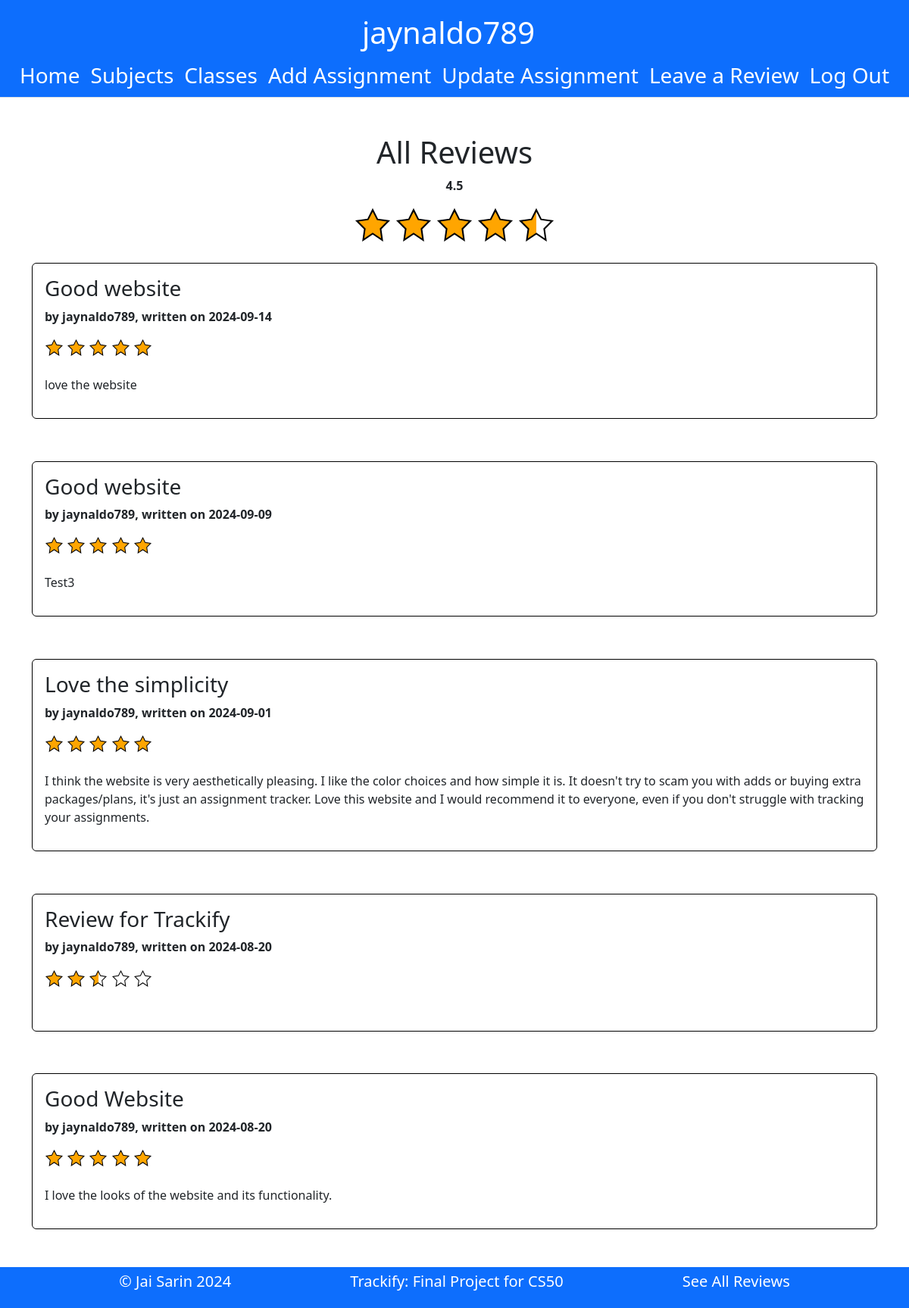
Screenshot of /reviews_all (signed in) with the database file from the repository.
### tables this page shows
CREATE TABLE users (id INTEGER PRIMARY KEY AUTOINCREMENT NOT NULL, username TEXT NOT NULL, hash TEXT NOT NULL);

CREATE TABLE reviews (id INTEGER PRIMARY KEY AUTOINCREMENT NOT NULL, users_id INTEGER, stars INT, description TEXT, name TEXT, date_of_review DATE, title TEXT, FOREIGN KEY (users_id) REFERENCES users(id));

### app.py (the view)
@app.route("/reviews_all", methods=["GET", "POST"])
def reviews_all():
    user = db.execute("SELECT * FROM users WHERE id = ?", session["user_id"])
    name = user[0]["username"]
    db.execute("DELETE FROM assignments WHERE status = ?", 'Submitted')
    reviews = db.execute("SELECT * FROM reviews ORDER BY date_of_review DESC")
    avg_rating_row = db.execute("SELECT AVG(stars) FROM reviews")
    avg_rating = avg_rating_row[0]["AVG(stars)"]
    avg_rating = round(avg_rating, 2)
    return render_template("reviews_all.html", name=name, reviews=reviews, avg_rating=avg_rating)

### app.py (called while the page is built)
@app.after_request
def after_request(response):
    response.headers["Cache-Control"] = "no-cache, no-store, must-revalidate"
    response.headers["Expires"] = 0
    response.headers["Pragma"] = "no-cache"
    return response

### templates/reviews_all.html (shortened to what this page needs)
{% extends "layout.html" %}
{% block main %}
    <h1 class="text-center fs-1 align-middle">All Reviews</h1>
    <p><b>{{ avg_rating }}</b></p>
    {% if avg_rating % 1 == 0 %}
        {% for i in range(avg_rating) %}
            <svg width="50" height="50" viewBox="0 0 24 24" xmlns="http://www.w3.org/2000/svg">
                <polygon class="star" fill="orange" stroke="black" points="12,2 15,8 22,9 17,14 18,21 12,17 6,21 7,14 2,9 9,8"/>
            </svg>
        {% endfor %}
        {% for i in range(5 - avg_rating) %}
            <svg width="50" height="50" viewBox="0 0 24 24" xmlns="http://www.w3.org/2000/svg">
                <polygon class="star" fill="white" stroke="black" points="12,2 15,8 22,9 17,14 18,21 12,17 6,21 7,14 2,9 9,8"/>
            </svg>
        {% endfor %}
    {% else %}
        {% set round_down = avg_rating | int %}
        {% for i in range(round_down) %}
            <svg width="50" height="50" viewBox="0 0 24 24" xmlns="http://www.w3.org/2000/svg">
                <polygon class="star" fill="orange" stroke="black" points="12,2 15,8 22,9 17,14 18,21 12,17 6,21 7,14 2,9 9,8"/>
            </svg>
        {% endfor %}
        <svg width="50" height="50" viewBox="0 0 24 24" xmlns="http://www.w3.org/2000/svg">
            <defs>
                <linearGradient id="vertGradient" x1="0%" y1="0%" x2="100%" y2="0%">
                <stop offset="{{ (avg_rating - round_down) * 100 }}%" style="stop-color:orange;stop-opacity:1"/>
                <stop offset="{{ (avg_rating - round_down) * 100 }}%" style="stop-color:white;stop-opacity:1"/>
                </linearGradient>
            </defs>
            <polygon fill="url(#vertGradient)" stroke="black" points="12,2 15,8 22,9 17,14 18,21 12,17 6,21 7,14 2,9 9,8" />
        </svg>
    {% endif %}
    <br/>
    <br/>
    {% for review in reviews %}
        <div class="d-flex justify-content-center">
            <div class="card border border-black text-start" style="width: 100%; height: 50%; margin-bottom: 5%">
                <div class="card-body">
                    <h3>{{ review.title }}</h3>
                    <p><b>by {{ review.name }}, written on {{ review.date_of_review }}</b></p>
                    <div class="w-25">
                        {% if review.stars % 1 == 0 %}
                            {% for i in range(review.stars) %}
                                <svg width="25" height="25" viewBox="0 0 24 24" xmlns="http://www.w3.org/2000/svg">
                                    <polygon class="star" fill="orange" stroke="black" points="12,2 15,8 22,9 17,14 18,21 12,17 6,21 7,14 2,9 9,8"/>
                                </svg>
                            {% endfor %}
                        {% else %}
                            {% set round_down = review.stars | int %}
                            {% for i in range(round_down) %}
                                <svg width="25" height="25" viewBox="0 0 24 24" xmlns="http://www.w3.org/2000/svg">
                                    <polygon class="star" fill="orange" stroke="black" points="12,2 15,8 22,9 17,14 18,21 12,17 6,21 7,14 2,9 9,8"/>
                                </svg>
                            {% endfor %}
                            {% for i in range(4 - round_down) %}
                                <svg width="25" height="25" viewBox="0 0 24 24" xmlns="http://www.w3.org/2000/svg">
                                    <polygon class="star" fill="white" stroke="black" points="12,2 15,8 22,9 17,14 18,21 12,17 6,21 7,14 2,9 9,8"/>
                                </svg>
                            {% endfor %}
                        {% endif %}
                    </div>
                    <br/>
                    <p>{{ review.description }}</p>
                </div>
            </div>
        </div>
    {% endfor %}
{% endblock %}

### templates/layout.html (shortened to what this page needs)
<!DOCTYPE html>
<html lang="en">
    <head>
        <link href="https://cdn.jsdelivr.net/npm/bootstrap@5.3.3/dist/css/bootstrap.min.css" rel="stylesheet">
    </head>
    <body>
        <nav class="border-bottom navbar navbar-expand-lg navbar-light bg-primary">
            <div class="container-fluid flex-column">
                {% if session["user_id"] %}
                    <a class="navbar-brand text-white fs-1" href="/">{{ name }}</a>
                    <div class="collapse navbar-collapse w-100 d-flex justify-content-evenly" id="navbar">
                        <ul class="navbar-nav w-100 d-flex justify-content-evenly">
                            <li class="nav-item"><a class="text-white fs-3 link-light link-underline link-underline-opacity-0 link-underline-opacity-75-hover" href="/">Home</a></li>
                            <li class="nav-item"><a class="text-white fs-3 link-light link-underline link-underline-opacity-0 link-underline-opacity-75-hover" href="/subject">Subjects</a></li>
                            <li class="nav-item"><a class="text-white fs-3 link-light link-underline link-underline-opacity-0 link-underline-opacity-75-hover" href="/class">Classes</a></li>
                            <li class="nav-item"><a class="text-white fs-3 link-light link-underline link-underline-opacity-0 link-underline-opacity-75-hover" href="/add_assignment">Add Assignment</a></li>
                            <li class="nav-item"><a class="text-white fs-3 link-light link-underline link-underline-opacity-0 link-underline-opacity-75-hover" href="/update_assignment">Update Assignment</a></li>
                            <li class="nav-item"><a class="text-white fs-3 link-light link-underline link-underline-opacity-0 link-underline-opacity-75-hover" href="/review">Leave a Review</a></li>
                            <li class="nav-item"><a class="text-white fs-3 link-light link-underline link-underline-opacity-0 link-underline-opacity-75-hover" href="/logout">Log Out</a></li>
                        </ul>
                    </div>
                {% else %}
                    <a class="navbar-brand text-white fs-1">Welcome To Trackify!</a>
                    <button aria-controls="navbar" aria-expanded="false" aria-label="Toggle navigation" class="navbar-toggler" data-bs-target="#navbar" data-bs-toggle="collapse" type="button">
                        <span class="navbar-toggler-icon"></span>
                    </button>
                {% endif %}
            </div>
        </nav>
        <main class="container-lg py-5 text-center w-100">
            {% block main %}{% endblock %}
        </main>
        <footer class="bg-primary text-white text-center py-1 fixed-bottom">
            <div class="d-flex justify-content-evenly">
                <p class="fs-5">© Jai Sarin 2024</p>
                <p class="fs-5">Trackify: Final Project for <a class="text-white link-light link-underline link-underline-opacity-0 link-underline-opacity-75-hover" href="https://cs50.harvard.edu/x/2024/" target="_blank">CS50</a></p>
                <p class="fs-5"><a class="text-white link-light link-underline link-underline-opacity-0 link-underline-opacity-75-hover" href="/reviews_all">See All Reviews</a></p>
            </div>
        </footer>
    </body>
</html>

### rows the page displays
users: username "jaynaldo789"
reviews: title "Good website", name "jaynaldo789", date_of_review "2024-09-14", stars 5 (drawn), description "love the website"
reviews: title "Good website", name "jaynaldo789", date_of_review "2024-09-09", stars 5 (drawn), description "Test3"
reviews: title "Love the simplicity", name "jaynaldo789", date_of_review "2024-09-01", stars 5 (drawn), description "I think the website is very aesthetically pleasing. I like the color choices and how simple it is. It doesn't try to scam you with adds or buying extra packages/plans, it's just an assignment tracker. Love this website and I would recommend it to everyone, even if you don't struggle with tracking your assignments."
reviews: title "Review for Trackify", name "jaynaldo789", date_of_review "2024-08-20", stars 2.5 (drawn)
reviews: title "Good Website", name "jaynaldo789", date_of_review "2024-08-20", stars 5 (drawn), description "I love the looks of the website and its functionality."

### other values shown
{{ avg_rating }} "4.5"
